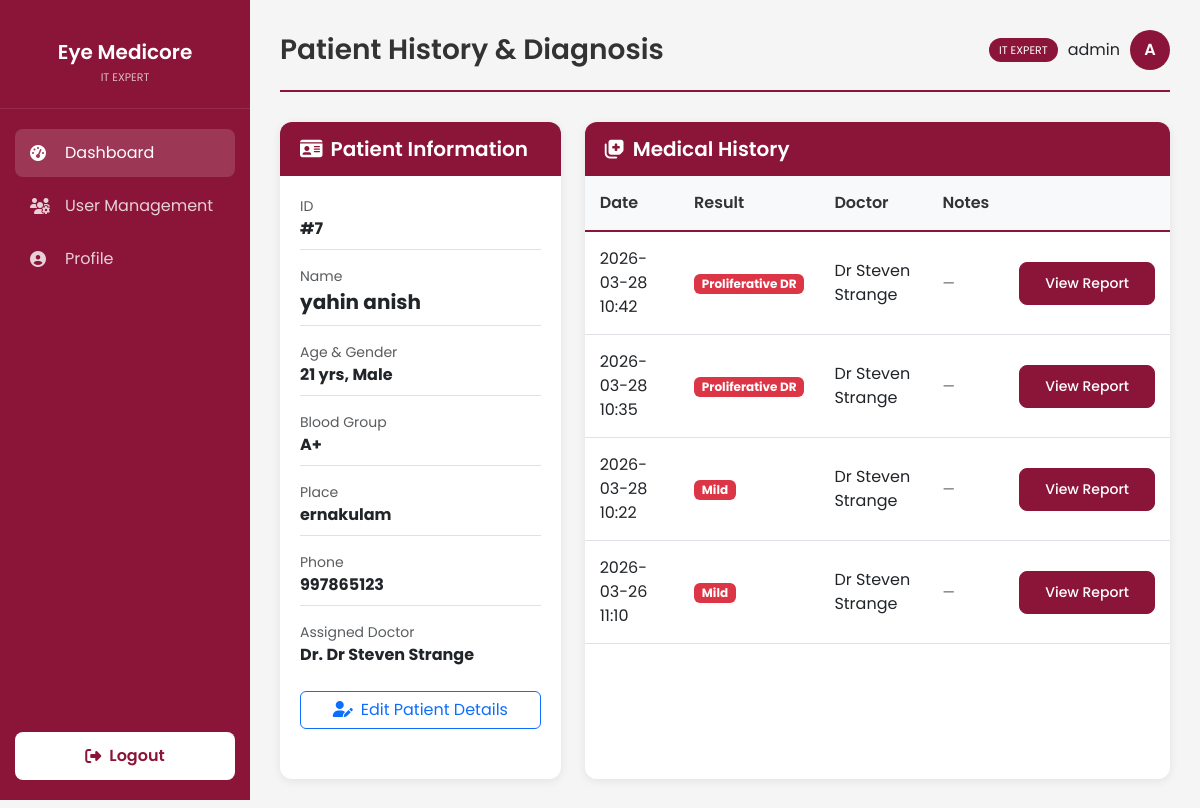
/patient/7 (signed in), run on an earlier commit of the app's database.
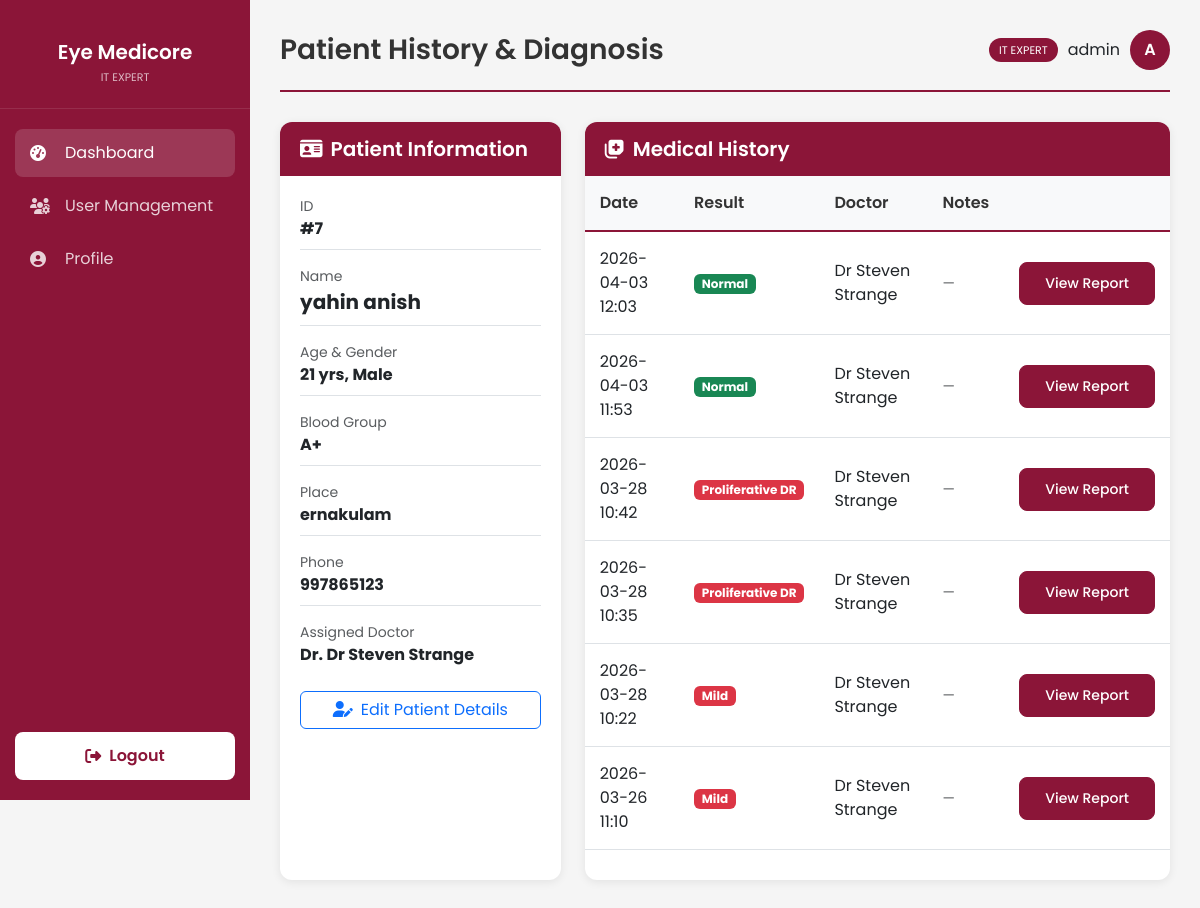
And on a later commit of the database.
### models.py (models this page shows, shortened)
class Diagnosis(db.Model):
    id = db.Column(db.Integer, primary_key=True)
    patient_id = db.Column(db.Integer, db.ForeignKey('patient.id'), nullable=False)
    doctor_id = db.Column(db.Integer, db.ForeignKey('user.id'))
    disease = db.Column(db.String(50), nullable=False)
    probability = db.Column(db.Float, nullable=False)
    image_path = db.Column(db.String(200), nullable=False)
    date = db.Column(db.DateTime, default=get_local_time)
    notes = db.Column(db.Text)
    doctor = db.relationship('User', backref=db.backref('diagnoses', lazy=True))

class User(UserMixin, db.Model):
    id = db.Column(db.Integer, primary_key=True)
    username = db.Column(db.String(100), unique=True, nullable=False)
    password_hash = db.Column(db.String(200), nullable=False)
    role = db.Column(db.String(20), nullable=False, default='staff') # it_expert, doctor, staff
    blood_group = db.Column(db.String(5), nullable=False)
    email = db.Column(db.String(120), unique=True)
    phone_number = db.Column(db.String(20))
    account_status = db.Column(db.String(20), default='Active')
    created_at = db.Column(db.DateTime, default=get_local_time)
    last_login = db.Column(db.DateTime)
    otp_secret = db.Column(db.String(6))
    otp_expiry = db.Column(db.DateTime)
    doctor_id = db.Column(db.Integer, db.ForeignKey('user.id'), nullable=True)
    doctor = db.relationship('User', remote_side=[id], backref='staff_members')

### app.py (the view)
@app.route('/patient/<int:patient_id>', methods=['GET'])
@login_required
def patient_dashboard(patient_id):
    if current_user.role not in ['staff', 'doctor', 'it_expert']:
        flash('Unauthorized', 'danger')
        return redirect(url_for('index'))
    patient = Patient.query.get_or_404(patient_id)
    if current_user.role == 'staff' and patient.doctor_id != current_user.doctor_id:
        flash('Unauthorized to view this patient.', 'danger')
        return redirect(url_for('dashboard'))
    if current_user.role == 'doctor' and patient.doctor_id != current_user.id:
        flash('Unauthorized to view this patient.', 'danger')
        return redirect(url_for('dashboard'))
    return render_template('patient_dashboard.html', patient=patient)

### app.py (called while the page is built)
@login_manager.user_loader
def load_user(user_id):
    return User.query.get(int(user_id))

### templates/patient_dashboard.html (shortened to what the changed rows need)
{% extends "base_dashboard.html" %}
{% block page_title %}Patient History & Diagnosis{% endblock %}
{% block content %}
<div class="row">
    <div class="col-md-8">
        <div class="card h-100">
            <div class="card-body p-0">
                <div class="table-responsive">
                    <table class="table mb-0">
                        <thead>
                            <tr>
                                <th>Date</th>
                                <th>Result</th>
                                <th>Doctor</th>
                                <th>Notes</th>
                                <th></th>
                            </tr>
                        </thead>
                        <tbody>
                            {% for diagnosis in patient.diagnoses|sort(attribute='id', reverse=True) %}
                            <tr>
                                <td>{{ diagnosis.date.strftime('%Y-%m-%d %H:%M') if diagnosis.date else 'N/A' }}</td>
                                <td><span
                                        class="badge bg-{{ 'success' if 'Normal' in diagnosis.disease else 'danger' }}">{{
                                        diagnosis.disease }}</span></td>
                                <td>{{ diagnosis.doctor.username if diagnosis.doctor else 'N/A' }}</td>
                                <td class="small" style="max-width: 180px;">{% if diagnosis.notes %}<span style="white-space: pre-wrap;">{{ diagnosis.notes }}</span>{% else %}<span class="text-muted">—</span>{% endif %}</td>
                                <td class="text-nowrap">
                                    <a href="{{ url_for('diagnosis_report', id=diagnosis.id) }}" class="btn btn-sm btn-primary">View Report</a>
                                </td>
                            </tr>
                            {% else %}
                            <tr>
                                <td colspan="6" class="text-center py-5 text-muted">No diagnosis history found.</td>
                            </tr>
                            {% endfor %}
                        </tbody>
                    </table>
                </div>
            </div>
        </div>
    </div>
</div>
{% endblock %}

What changed in the data, as far as the page shows it:
added Diagnosis: date "2026-04-03 12:03", disease "Normal", doctor "Dr Steven Strange"
added Diagnosis: date "2026-04-03 11:53", disease "Normal", doctor "Dr Steven Strange"
